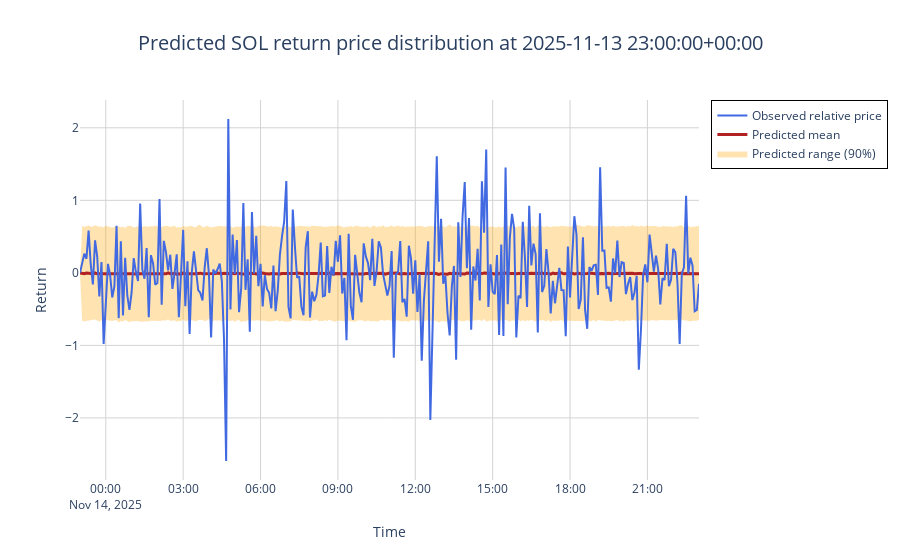

This figure's notebook cell:
### Code cell
## Density forecast over returns (for the last asset and last prediction)
plot_quarantine(asset, predictions_evaluated[0], name_step="5min", prices=tracker_evaluator.tracker.prices, mode="direct")

### Figure 1 — Plotly figure (JSON) as saved in the notebook; plotly's stock layout.template omitted (floating-point values rounded to 4 significant figures; data arrays with more than 128 entries replaced by an {"elided": "..."} marker saying what was removed)
{"data": [{"line": {"width": 0}, "mode": "lines", "name": "5th percentile", "showlegend": false, "type": "scatter", "x": {"elided": "289 str values"}, "y": {"elided": "289 float values"}}, {"fill": "tonexty", "fillcolor": "rgba(255,165,0,0.3)", "line": {"width": 0}, "mode": "lines", "name": "Predicted range (90%)", "type": "scatter", "x": {"elided": "289 str values"}, "y": {"elided": "289 float values"}}, {"line": {"color": "firebrick", "width": 3}, "mode": "lines", "name": "Predicted mean", "type": "scatter", "x": {"elided": "289 str values"}, "y": {"elided": "289 float values"}}, {"line": {"color": "royalblue", "width": 2}, "marker": {"opacity": 0.7, "size": 4}, "mode": "lines", "name": "Observed relative price", "type": "scatter", "x": {"elided": "289 str values"}, "y": {"elided": "289 float values"}}], "layout": {"hovermode": "x unified", "legend": {"bordercolor": "Black", "borderwidth": 1, "x": 1.02, "y": 1}, "plot_bgcolor": "white", "title": {"font": {"size": 20}, "text": "Predicted SOL return price distribution at 2025-11-13 23:00:00+00:00", "x": 0.5, "xanchor": "center"}, "xaxis": {"gridcolor": "lightgrey", "showgrid": true, "title": {"text": "Time"}}, "yaxis": {"gridcolor": "lightgrey", "showgrid": true, "title": {"text": "Return"}}}}
